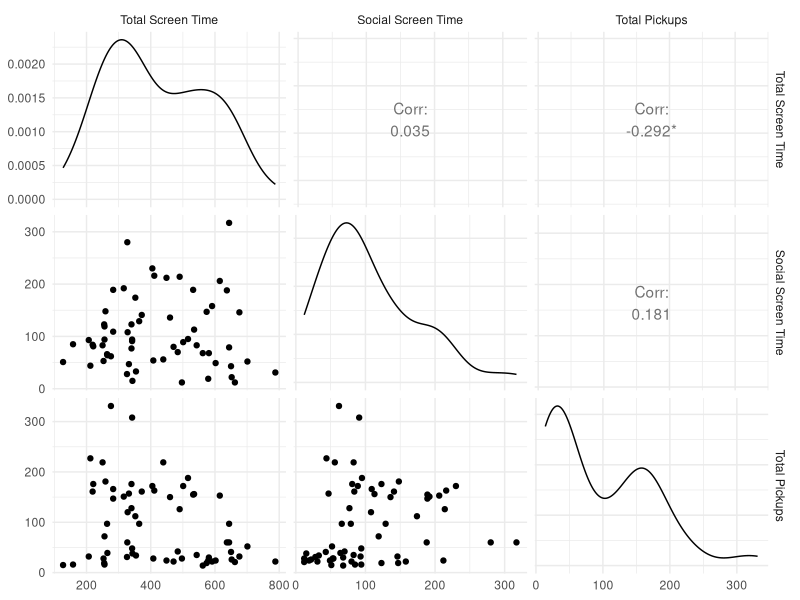
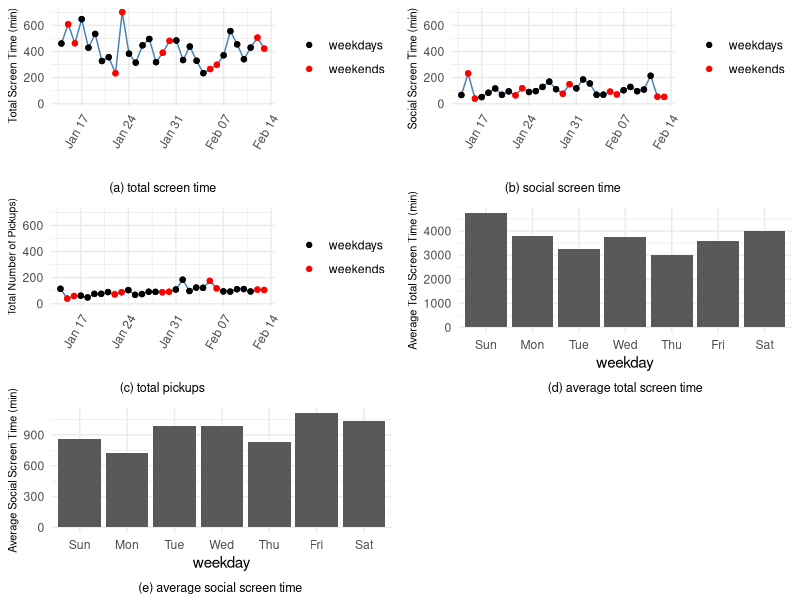
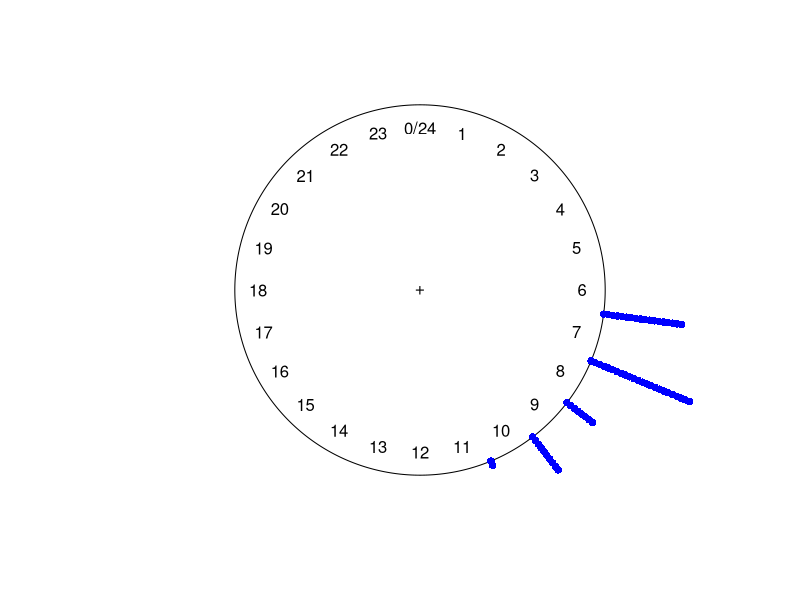
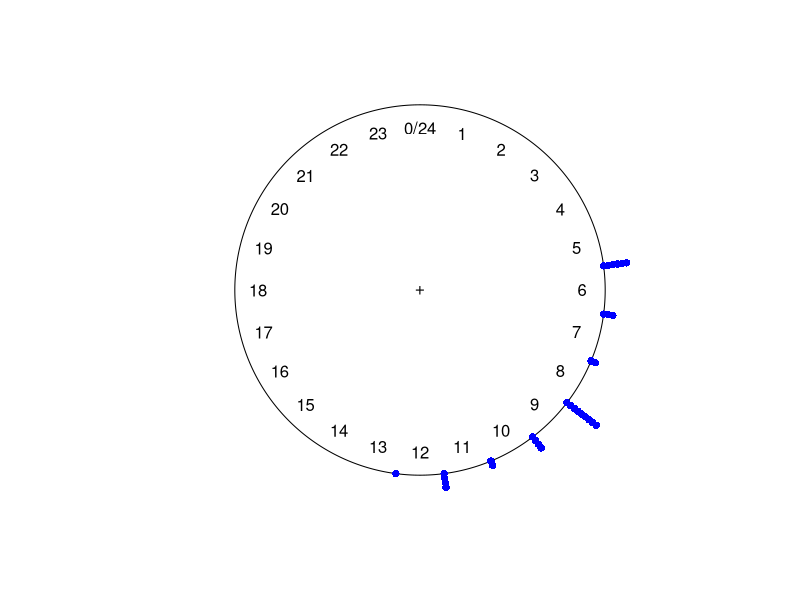
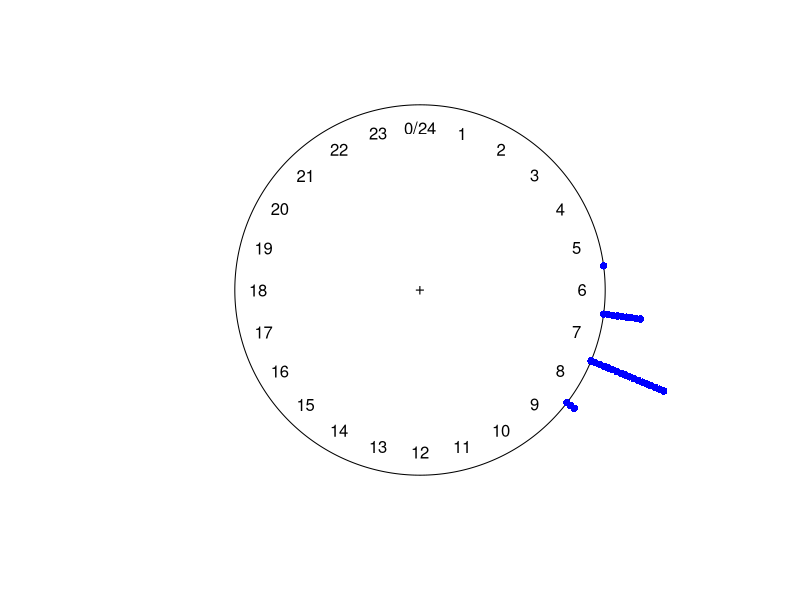
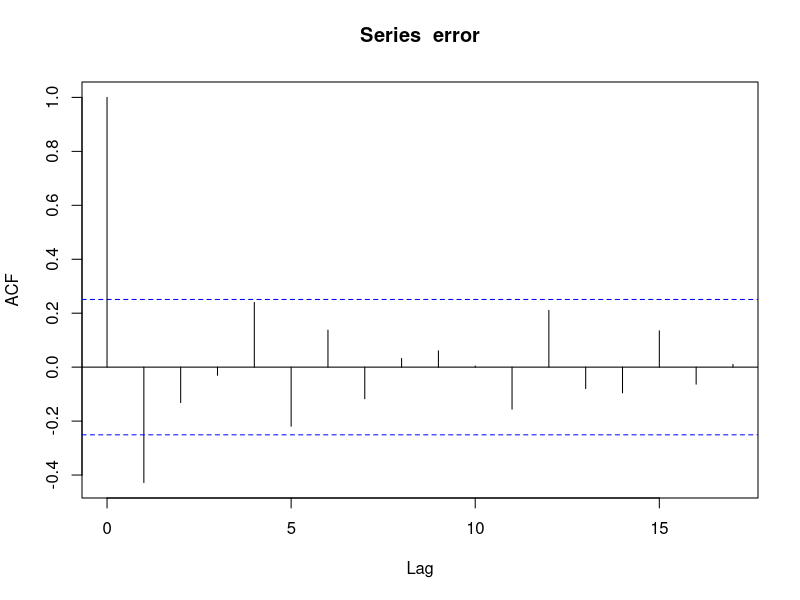

Here is the R script that generated these plots, in order:
## ---- chunk 1
knitr::opts_chunk$set(echo = FALSE, error = FALSE, warning = FALSE)
knitr::knit_hooks$set(plot = function (x, options) {
  float_correct <- function(f, y, opts)  {
    if (is.null(opts$regfloat) || opts$regfloat==FALSE)
      paste0(f(y, opts), "\n\n\\FloatBarrier\n")
    else
      f(y, opts)
  }
  if (!is.null(options$out.width) || !is.null(options$out.height) ||
      !is.null(options$out.extra) || options$fig.align != "default" ||
      !is.null(options$fig.subcap)) {
    if (is.null(options$fig.scap))
      options$fig.scap = NA
    return(float_correct(knitr:::hook_plot_tex, x, options))
  }
  return(float_correct(knitr:::hook_plot_md_base, x, options))
})
library(readxl)
library(lubridate)
library(dplyr)
library(ggplot2)
library(dplyr)
library(gridExtra)
library(GGally)
library(circular)
library(kableExtra)
## ---- chunk 2
#read in screen time data 
screen_data = read_excel(path = "data/hotpot_screen_data_v1.xlsx")
## ---- chunk 3
screen_data = screen_data %>% 
  mutate(Pickup.1st = as.POSIXct(paste(as.character(Date),
                                                   unlist(lapply(Pickup.1st,
                                                        function(x){strsplit(as.character(x), split =" ") [[1]] [2]})))))
## ---- chunk 4
screen_data_isgomez = screen_data %>% filter(ID == "isgomez")
screen_data_xuetao = screen_data %>% filter(ID == "xuetao")
  summary_data = data.frame(
           ID = rep(c("isgomez","xuetao","hotpot"), times = 3),
           category = c(                                         rep("tot.scr.time", times = 3),
                        rep("tot.soc.time", times = 3), 
                        rep("pickups", times = 3)), 
           # min = c(min(screen_data_isgomez$Pickup.1st),
           #         min(screen_data_xuetao$Pickup.1st),
           #         min(screen_data$Pickup.1st),
            min =  c(min(screen_data_isgomez$Tot.Scr.Time),
                   min(screen_data_xuetao$Tot.Scr.Time),
                   min(screen_data$Tot.Scr.Time),
                   min(screen_data_isgomez$Tot.Soc.Time),
                   min(screen_data_xuetao$Tot.Soc.Time),
                   min(screen_data$Tot.Soc.Time),
                   min(screen_data_isgomez$Pickups),
                   min(screen_data_xuetao$Pickups),
                   min(screen_data$Pickups)), 
           # max = c(max(screen_data_isgomez$Pickup.1st),
           #         max(screen_data_xuetao$Pickup.1st),
           #         max(screen_data$Pickup.1st),
           max =  c(max(screen_data_isgomez$Tot.Scr.Time),
                   max(screen_data_xuetao$Tot.Scr.Time),
                   max(screen_data$Tot.Scr.Time),
                   max(screen_data_isgomez$Tot.Soc.Time),
                   max(screen_data_xuetao$Tot.Soc.Time),
                   max(screen_data$Tot.Soc.Time),
                   max(screen_data_isgomez$Pickups),
                   max(screen_data_xuetao$Pickups),
                   max(screen_data$Pickups)),
           # mean = c(mean(screen_data_isgomez$Pickup.1st),
           #         mean(screen_data_xuetao$Pickup.1st),
           #         mean(screen_data$Pickup.1st),
           mean = c(mean(screen_data_isgomez$Tot.Scr.Time),
                   mean(screen_data_xuetao$Tot.Scr.Time),
                   mean(screen_data$Tot.Scr.Time),
                   mean(screen_data_isgomez$Tot.Soc.Time),
                   mean(screen_data_xuetao$Tot.Soc.Time),
                   mean(screen_data$Tot.Soc.Time),
                   mean(screen_data_isgomez$Pickups),
                   mean(screen_data_xuetao$Pickups),
                   mean(screen_data$Pickups)),
           # median = c(median(screen_data_isgomez$Pickup.1st),
           #         median(screen_data_xuetao$Pickup.1st),
           #         median(screen_data$Pickup.1st),
           median = c(median(screen_data_isgomez$Tot.Scr.Time),
                   median(screen_data_xuetao$Tot.Scr.Time),
                   median(screen_data$Tot.Scr.Time),
                   median(screen_data_isgomez$Tot.Soc.Time),
                   median(screen_data_xuetao$Tot.Soc.Time),
                   median(screen_data$Tot.Soc.Time),
                   median(screen_data_isgomez$Pickups),
                   median(screen_data_xuetao$Pickups),
                   median(screen_data$Pickups)),
           sd = c(sd(screen_data_isgomez$Tot.Scr.Time),
                   sd(screen_data_xuetao$Tot.Scr.Time),
                   sd(screen_data$Tot.Scr.Time),
                   sd(screen_data_isgomez$Tot.Soc.Time),
                   sd(screen_data_xuetao$Tot.Soc.Time),
                   sd(screen_data$Tot.Soc.Time),
                   sd(screen_data_isgomez$Pickups),
                   sd(screen_data_xuetao$Pickups),
                   sd(screen_data$Pickups)))
  

## ---- chunk 5
summary_data2 = summary_data %>% select("ID","min","max","mean","median","sd") %>% mutate(mean = round(mean,0), sd = round(sd,0), median = round(median,0))

kable(summary_data2, booktabs = TRUE,  caption = "Screen Data Summary Descriptive Statistic per participant") %>% pack_rows(
  index = c("Total Screen Time (in minutes)" = 3, "Total Social Time (in minutes)" = 3, "Number of daily pickups" = 3)) %>%
  kable_styling(font_size = 10, position = "center", full_width = FALSE)
## ---- chunk 6
#CORRELATION PLOTS 
ggpairs(screen_data,columns = c("Tot.Scr.Time", "Tot.Soc.Time", "Pickups"),
        columnLabels = c("Total Screen Time", "Social Screen Time", "Total Pickups")) +
  theme_minimal()
## ---- chunk 7
#getting team average screen data info
screen_data$weekday = weekdays(screen_data$Date, abbreviate = T)

screen_data = screen_data %>% group_by(Date) %>% mutate(Avg.Total.ST = mean(Tot.Scr.Time),
                                                        Avg.Social.ST = mean(Tot.Soc.Time),
                                                        Avg.Pickups = mean(Pickups))
screen_data = screen_data %>%
  mutate(if_weekend = weekday %in% c("Sun", "Sat")) 

screen_data = screen_data %>%
  group_by(weekday) %>%
  mutate(Avg.Total.ST.wkd = mean(Tot.Scr.Time),
         Avg.Social.ST.wkd = mean(Tot.Soc.Time))

screen_data$weekday  = factor(screen_data$weekday, levels=c("Sun", "Mon", "Tue",
                                        "Wed", "Thu", "Fri", "Sat"))
## ---- chunk 8
#total screen time 
total = ggplot(screen_data, aes(x = Date, y = Avg.Total.ST,
                        color = if_weekend)) +
        geom_line(color = "steelblue") + 
        geom_point() +
        labs(x = "", y ="Total Screen Time (min)", caption = "(a) total screen time" ) +
        ylim(15,702) +
        scale_color_manual(labels = c("weekdays", "weekends"), values = 
                            c("black","red")) +
    theme_minimal() +
    theme(axis.text.x = element_text(angle = 60, hjust = 1),
          axis.title.y = element_text(size = 8, hjust = 1),
          plot.caption = element_text(hjust=0.5,vjust = 0.1, size=9),
          legend.title = element_blank())

#social screen time 
social = ggplot(screen_data, aes(x = Date, y = Avg.Social.ST,
                        color = if_weekend)) +
        geom_line(color = "steelblue") + 
        geom_point() +
        labs(x = "", y = "Social Screen Time (min)",caption = "(b) social screen time" ) +
        ylim(15,702) +
        scale_color_manual(labels = c("weekdays", "weekends"), values = 
                            c("black","red")) +
    theme_minimal() +
    theme(axis.text.x = element_text(angle = 60, hjust = 1), 
          axis.title.y = element_text(size= 8, hjust = 1),
          plot.caption = element_text(hjust=0.5,vjust = 0.1, size=9),
          legend.title = element_blank())

#pickups 
pickups = ggplot(screen_data, aes(x = Date, y = Avg.Pickups,
                        color = if_weekend)) +
        geom_line(color = "steelblue") + 
        geom_point() +
        labs(x = "", y = "Total Number of Pickups)", caption = "(c) total pickups") +
        ylim(15,702) +
        scale_color_manual(labels = c("weekdays", "weekends"), values = 
                            c("black","red")) +
    theme_minimal() +
    theme(axis.text.x = element_text(angle = 60, hjust = 1),
          axis.title.y = element_text(size = 7.5),
          plot.caption = element_text(hjust=0.5,vjust = 0.1, size=9),
          legend.title = element_blank())

#weekday total
weekday.total = ggplot(screen_data, aes(x = weekday, y = Avg.Total.ST.wkd)) +
  geom_col() +
  labs(caption = "(d) average total screen time", y = "Average Total Screen Time (min)") +
  theme_minimal() +
  theme(axis.title.y = element_text(size = 8),
         plot.caption = element_text(hjust=0.5,vjust = 0.1, size=9),)

#social total
social.total = ggplot(screen_data, aes(x = weekday, y = Avg.Social.ST.wkd)) +
  geom_col() +
  labs(caption = "(e) average social screen time ", y = "Average Social Screen Time (min)") +
  theme_minimal() +
  theme(axis.title.y = element_text(size = 8), 
        plot.caption = element_text(hjust=0.5,vjust = 0.1, size=9),)
  
grid.arrange(total,social,pickups,weekday.total,social.total, ncol = 2, nrow = 3)
## ---- chunk 9
screen_data = screen_data %>% group_by(Date) %>% mutate(Avg.Pickup.1st = mean(Pickup.1st))
screen_data = screen_data %>% mutate(Pickup.1st.angular = (hour(Avg.Pickup.1st)*60+minute(Avg.Pickup.1st)) / (24*60)*360)

screen_data_isgomez = screen_data_isgomez %>% mutate(Pickup.1st.angular = (hour(Pickup.1st)*60+minute(Pickup.1st)) / (24*60)*360)
screen_data_xuetao = screen_data_xuetao %>% mutate(Pickup.1st.angular = (hour(Pickup.1st)*60+minute(Pickup.1st)) / (24*60)*360)
## ---- chunk 10
first.pickup.cir.hotpot = circular(screen_data$Pickup.1st.angular, units = "degrees", template = "clock24")

first.pickup.cir.xuetao = circular(screen_data_xuetao$Pickup.1st.angular, units = "degrees", template = "clock24")

first.pickup.cir.isgomez = circular(screen_data_isgomez$Pickup.1st.angular, units = "degrees", template = "clock24")

## ---- chunk 11

plot(first.pickup.cir.hotpot, stack=TRUE, bins=24, col = "blue")
plot(first.pickup.cir.isgomez, stack=TRUE, bins=24, col = "blue")
plot(first.pickup.cir.xuetao, stack=TRUE, bins=24, col = "blue")
## ---- chunk 12

#convert angular data to be on interval -pi to pi
#sct$Pickup.1st.von.mis = sct$Pickup.1st.angular*2*pi/360 - pi
screen_data$Pickup.1st.radian = -(screen_data$Pickup.1st.angular)*(pi/180)


  von = mle.vonmises(screen_data$Pickup.1st.radian)
## ---- chunk 13
error = diff(screen_data$Avg.Social.ST,lag = 1)
acf(error)
